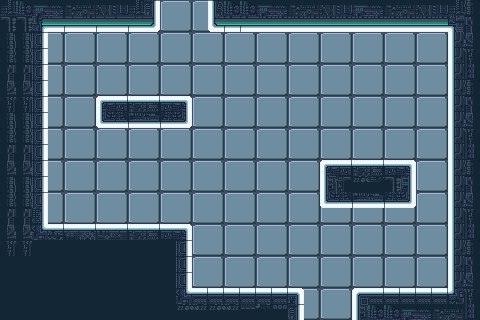

Below is a game level as drawn by its tile map, then a one-line description and the .tmx file that defines it, in full:
An orthogonal 30x20 tile map with 16x16 px tiles, 2 tile layers (Background, Ground).

<map version="1.10" tiledversion="1.10.2" orientation="orthogonal" renderorder="right-down" width="30" height="20" tilewidth="16" tileheight="16" infinite="0" nextlayerid="3" nextobjectid="1">
 <tileset firstgid="1" source="lab_tileset.tsx" />
 <layer id="1" name="Background" width="30" height="20">
  <data encoding="csv">
115,116,115,116,115,116,115,116,115,116,115,116,115,116,115,116,115,116,115,116,115,116,115,116,115,116,115,116,115,116,
133,134,133,134,133,134,133,134,133,134,133,134,133,134,133,134,133,134,133,134,133,134,133,134,133,134,133,134,133,134,
115,116,115,116,115,116,115,116,115,116,115,116,115,116,115,116,115,116,115,116,115,116,115,116,115,116,115,116,115,116,
133,134,133,134,133,134,133,134,133,134,133,134,133,134,133,134,133,134,133,134,133,134,133,134,133,134,133,134,133,134,
115,116,115,116,115,116,115,116,115,116,115,116,115,116,115,116,115,116,115,116,115,116,115,116,115,116,115,116,115,116,
133,134,133,134,133,134,133,134,133,134,133,134,133,134,133,134,133,134,133,134,133,134,133,134,133,134,133,134,133,134,
115,116,115,116,115,116,115,116,115,116,115,116,115,116,115,116,115,116,115,116,115,116,115,116,115,116,115,116,115,116,
133,134,133,134,133,134,133,134,133,134,133,134,133,134,133,134,133,134,133,134,133,134,133,134,133,134,133,134,133,134,
115,116,115,116,115,116,115,116,115,116,115,116,115,116,115,116,115,116,115,116,115,116,115,116,115,116,115,116,115,116,
133,134,133,134,133,134,133,134,133,134,133,134,133,134,133,134,133,134,133,134,133,134,133,134,133,134,133,134,133,134,
115,116,115,116,115,116,115,116,115,116,115,116,115,116,115,116,115,116,115,116,115,116,115,116,115,116,115,116,115,116,
133,134,133,134,133,134,133,134,133,134,133,134,133,134,133,134,133,134,133,134,133,134,133,134,133,134,133,134,133,134,
115,116,115,116,115,116,115,116,115,116,115,116,115,116,115,116,115,116,115,116,115,116,115,116,115,116,115,116,115,116,
133,134,133,134,133,134,133,134,133,134,133,134,133,134,133,134,133,134,133,134,133,134,133,134,133,134,133,134,133,134,
115,116,115,116,115,116,115,116,115,116,115,116,115,116,115,116,115,116,115,116,115,116,115,116,115,116,115,116,115,116,
133,134,133,134,133,134,133,134,133,134,133,134,133,134,133,134,133,134,133,134,133,134,133,134,133,134,133,134,133,134,
115,116,115,116,115,116,115,116,115,116,115,116,115,116,115,116,115,116,115,116,115,116,115,116,115,116,115,116,115,116,
133,134,133,134,133,134,133,134,133,134,133,134,133,134,133,134,133,134,133,134,133,134,133,134,133,134,133,134,133,134,
115,116,115,116,115,116,115,116,115,116,115,116,115,116,115,116,115,116,115,116,115,116,115,116,115,116,115,116,115,116,
133,134,133,134,133,134,133,134,133,134,133,134,133,134,133,134,133,134,133,134,133,134,133,134,133,134,133,134,133,134
</data>
 </layer>
 <layer id="2" name="Ground" width="30" height="20">
  <data encoding="csv">
301,294,295,296,297,298,299,300,301,302,0,0,0,293,294,294,295,296,297,298,299,300,295,296,297,298,299,300,301,204,
175,175,274,314,315,316,317,318,319,320,0,0,0,311,313,313,316,316,316,316,316,316,316,316,316,316,316,316,237,222,
193,193,266,0,0,0,0,0,0,0,0,0,0,0,0,0,0,0,0,0,0,0,0,0,0,0,0,0,275,240,
211,211,266,0,0,0,0,0,0,0,0,0,0,0,0,0,0,0,0,0,0,0,0,0,0,0,0,0,275,258,
229,229,266,0,0,0,0,0,0,0,0,0,0,0,0,0,0,0,0,0,0,0,0,0,0,0,0,0,275,276,
247,247,266,0,0,0,0,0,0,0,0,0,0,0,0,0,0,0,0,0,0,0,0,0,0,0,0,0,275,204,
265,265,266,0,0,0,117,118,119,120,121,122,0,0,0,0,0,0,0,0,0,0,0,0,0,0,0,0,275,222,
193,193,266,0,0,0,135,136,137,138,139,140,0,0,0,0,0,0,0,0,0,0,0,0,0,0,0,0,275,240,
211,211,266,0,0,0,0,0,0,0,0,0,0,0,0,0,0,0,0,0,0,0,0,0,0,0,0,0,275,258,
229,229,266,0,0,0,0,0,0,0,0,0,0,0,0,0,0,0,0,0,0,0,0,0,0,0,0,0,275,276,
247,247,266,0,0,0,0,0,0,0,0,0,0,0,0,0,0,0,0,0,117,118,119,120,121,122,0,0,275,204,
193,193,266,0,0,0,0,0,0,0,0,0,0,0,0,0,0,0,0,0,167,168,169,174,175,176,0,0,275,222,
211,211,266,0,0,0,0,0,0,0,0,0,0,0,0,0,0,0,0,0,135,136,137,138,139,140,0,0,275,240,
229,229,212,0,0,0,0,0,0,0,0,0,0,0,0,0,0,0,0,0,0,0,0,0,0,0,0,0,275,258,
247,247,290,152,153,154,155,156,119,120,121,122,0,0,0,0,0,0,0,0,0,0,0,0,0,0,0,0,275,276,
265,265,242,242,242,242,242,242,242,243,244,266,0,0,0,0,0,0,0,0,0,0,0,0,0,0,0,0,275,204,
224,225,226,227,242,243,242,243,242,243,244,266,0,0,0,0,0,0,0,0,0,0,0,0,0,0,0,0,275,222,
242,243,244,245,242,242,243,244,242,243,244,266,0,0,0,0,0,0,0,0,0,0,0,0,0,0,0,0,275,240,
260,261,262,263,242,243,244,244,242,243,244,290,150,150,150,150,150,150,158,0,0,0,149,150,150,150,150,150,219,258,
278,279,280,281,242,242,242,242,242,243,244,169,170,169,170,171,172,173,302,0,0,0,167,294,294,295,296,297,298,276
</data>
 </layer>
</map>
